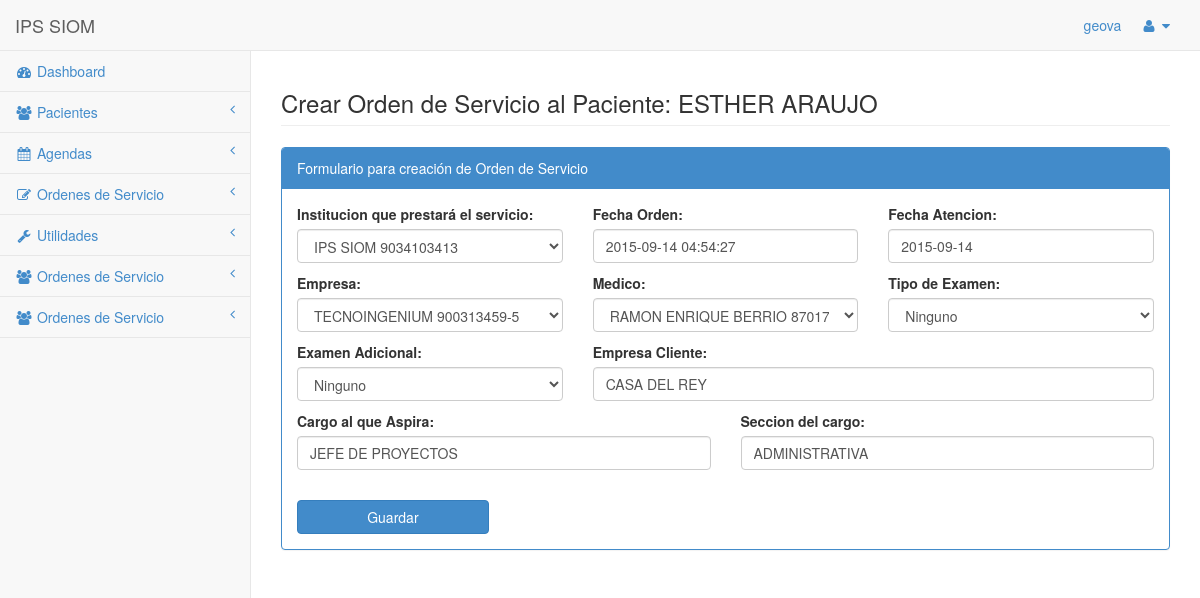
Page /edit/orden/1/ (signed in) on the committed database.
### mysite/apps/datos/models.py (models this page shows, shortened)
class paciente(models.Model):
	def url(self,filename):
		ruta = "MultimediaData/Pacientes/%s/%s"%(self.cedula,str(filename))
		return ruta
	opcionesGenero = (
		('M', 'Masculino'),
 		('F', 'Femenino'),
    )
	opcionesEstadoCivil = (
		('C', 'Casado'),
		('U', 'Union Libre'),
		('S', 'Soltero'),
		('V', 'Viudo'),
		('D', 'Divorciado'),
    )
	opciones = (
		('S', 'Si'),
 		('N', 'No'),
    )
	opciones2 = (
		('CC', 'Cédula Ciudadanía'),
		('CE', 'Cédula de Extranjería'),
		('PA', 'Pasaporte'),
		('RC', 'Registro Civil'),
 		('TI', 'Tarjeta de Identidad'),
 		('AS', 'Adulto sin Identificar'),
 		('MS', 'Menor sin Identificar'),
 		('UN', 'Numero Unico de Identificación'),
    )
	opciones3 = (
		('1', 'Años'),
 		('2', 'Meses'),
 		('3', 'Días'),
    )
	opciones4 = (
		('1', 'Contributivo'),
 		('2', 'Subsidiado'),
 		('3', 'Vinculado'),
 		('4', 'Particular'),
 		('5', 'Otro'),
    )
	opciones5 = (
		('C', 'Cotizante'),
 		('B', 'Beneficiario'),
 		('A', 'Adicional'),
 		('N', 'Ninguno'),
    )
	opciones6 = (
		('U', 'Urbano'),
 		('R', 'Rural'),
    )
	opciones7 = (
		('P', 'Primaria'),
 		('S', 'Secundaria'),
 		('T', 'Tecnico'),
 		('R', 'Tecnologo'),
 		('U', 'Universitaria'),
    )
	pnombre		= models.CharField(max_length=30,verbose_name=u'Primer Nombre')
	snombre		= models.CharField(max_length=30,verbose_name=u'Segundo Nombre',null=True,blank=True)
	papellido	= models.CharField(max_length=30,verbose_name=u'Primer Apellido')
	sapellido	= models.CharField(max_length=30,verbose_name=u'Segundo Apellido')
	genero      = models.CharField(max_length=1, choices=opcionesGenero, verbose_name=u'Genero')
	nacioen 	= models.ForeignKey(departamentos,related_name='pacientes_departamento_nacimiento',verbose_name=u'Nacio en')
	fecha_nacimiento = models.DateField(verbose_name="Fecha de Nacimiento")
	unidad      = models.CharField(max_length=1, choices=opciones3, default='A',verbose_name=u'Unidad Edad')
	edad        = models.CharField(max_length=2)
	documento   = models.CharField(max_length=2, choices=opciones2, verbose_name=u'Documento')
	cedula      = models.CharField(max_length=20,unique=True)
	estadoCivil = models.CharField(max_length=1, choices=opcionesEstadoCivil, verbose_name="Estado Civil")
	tipo	    = models.CharField(max_length=1, choices=opciones4, default='4',verbose_name=u'Tipo Usuario')
	afiliado    = models.CharField(max_length=1, choices=opciones5, default='N', verbose_name=u'Tipo Afiliado')
	zona   		= models.CharField(max_length=1, choices=opciones6, default='U',verbose_name=u'Zona Residencia')
	escolaridad	= models.CharField(max_length=1, choices=opciones7, default='U',verbose_name=u'Escalonaridad')
	ciudad      = models.ForeignKey(departamentos,related_name='pacientes_departamento_ciudad',verbose_name=u'Ciudad')
	profesion 	= models.ForeignKey(profesiones,verbose_name=u'Profesion')
	direccion   = models.CharField(max_length=100)
	barrio		= models.CharField(max_length=80)
	Estrato		= models.CharField(max_length=1)
	telefono     = models.CharField(max_length=20)
	celular     = models.CharField(max_length=20, null=True, blank=True)
	status		= models.BooleanField(default=True)
	email		= models.EmailField(max_length=30,null=True, blank=True)
	usuario		= models.ForeignKey(User)
	procede = models.ForeignKey(empresas,related_name='paciente_empresa',verbose_name=u'Procede de')
	visita = models.DateField(verbose_name="Ultima Visita",default=datetime.date.today)
	foto 		= models.ImageField(upload_to=url,null=True,blank=True)
	firma 		= models.ImageField(upload_to=url,null=True,blank=True)
	institucion =   models.ForeignKey(instituciones,related_name='paciente_institucion',verbose_name=u'Institucion que lo atendio')

### mysite/apps/historias/models.py (models this page shows, shortened)
class orden(models.Model):
	opciones = (
		('P', 'Pendiente'),
		('R', 'Realizada'),
    )
	opciones2 = (
		('S', 'Servicio'),
		('L', 'Laboratorio'),
    )
	opExamen = (
		('1', 'Ingreso'),
		('2', 'Periodico'),
		('3', 'Egreso'),
		('4', 'Otros'),
		('5', 'Ninguno'),
    )
	opExamen2 = (
		('1', 'Examen de Altura'),
		('2', 'Post Incapacidad'),
		('3', 'Ninguno'),
		('4', 'Manipulacion de Alimentos'),
    )
	paciente	= models.ForeignKey(paciente,related_name='orden_paciente')
	empresa = models.ForeignKey(empresas,related_name='orden_empresa',verbose_name=u'Empresa que ordena')
	fecha	= models.DateTimeField(verbose_name="Fecha Orden",default=datetime.datetime.now)
	fecha_atencion	= models.DateField(verbose_name="Fecha Atencion",default=datetime.date.today)
	medico = models.ForeignKey(medico,related_name='orden_medico')
	institucion = models.ForeignKey(instituciones,related_name='ordeninstitucion_empresa',verbose_name=u'Institucion a la que Pertenece')
	status	= models.CharField(max_length=1, choices=opciones, default='P', verbose_name='Estado')
	generadapor = models.ForeignKey(User,null=True, blank=True)
	examen = models.CharField(max_length=2, choices=opExamen, default='5',verbose_name=u'Examen de')
	examen_adicional = models.CharField(max_length=2, choices=opExamen2, default='3',verbose_name=u'Examen Adicional')
	empresa_cliente = models.CharField(max_length=200, verbose_name='Empresa Cliente')
	cargo   = models.CharField(max_length=100)
	seccion = models.CharField(max_length=100)
	anulada = models.BooleanField(default=False)
	razon_anulacion = models.TextField(max_length=100, null=True, blank=True)

### mysite/apps/historias/views.py (the view)
# urls.py: url(r'^edit/orden/(?P<id_prod>.*)/$','edit_orden_view',name= "vista_edit_orden"),
@login_required(login_url=URL_LOGIN)
def edit_orden_view(request,id_prod):
	getorden = orden.objects.get(pk=id_prod)
	temp = getorden.paciente
	if request.method == "POST":
		form = addOrdenSiomForm(request.POST,instance=getorden)
		if form.is_valid():
			form.save() # Guardamos la informacion
			return HttpResponseRedirect('/add/servicios/%s/%s/' % (temp.id,id_prod))
	else:
		form = addOrdenSiomForm(instance=getorden)
	ctx = {'form':form,'temp':temp}
	return render_to_response('home/addordenSiom.html',ctx,context_instance=RequestContext(request))

### mysite/apps/historias/forms.py
class addOrdenSiomForm(forms.ModelForm):
	class Meta:
		model   = orden
		exclude = {'paciente','status','generadapor',}
	def __init__(self, *args, **kwargs):
		super(addOrdenSiomForm, self).__init__(*args, **kwargs)
		self.fields['empresa'].widget.attrs.update({'class' : 'form-control'})
		self.fields['medico'].widget.attrs.update({'class' : 'form-control'})
		self.fields['institucion'].widget.attrs.update({'class' : 'form-control'})
		self.fields['fecha'].widget.attrs.update({'class' : 'form-control'})
		self.fields['fecha_atencion'].widget.attrs.update({'class' : 'form-control'})
		self.fields['examen'].widget.attrs.update({'class' : 'form-control'})
		self.fields['examen_adicional'].widget.attrs.update({'class' : 'form-control'})
		self.fields['empresa_cliente'].widget.attrs.update({'class' : 'form-control'})
		self.fields['cargo'].widget.attrs.update({'class' : 'form-control'})
		self.fields['seccion'].widget.attrs.update({'class' : 'form-control'})

### mysite/apps/datos/models.py (called while the page is built)
	def __unicode__(self):
		nombreCompleto = "%s %s   %s"%(self.nombre,self.papellido,self.cedula)
		return nombreCompleto

### mysite/apps/organizaciones/models.py (called while the page is built)
	def __unicode__(self):
		return "%s   %s"%(self.razon,self.nit)

	def __unicode__(self):
		return "%s   %s"%(self.razon,self.numero)

### mysite/templates/home/addordenSiom.html (shortened to what this page needs)
{% extends 'home/base.html' %}
{% block content %}
<div class="row">
	<div class="col-lg-12">
	    <h3 class="page-header">Crear Orden de Servicio al Paciente: {{ temp.pnombre }} {{ temp.papellido }}</h3>
	</div>
</div>
<div class="row">
  <div class="col-lg-12">
  </div>
</div>
<div class="row">
  <div class="col-lg-12">
		<div class="panel panel-primary">
		    <div class="panel-heading">
		        Formulario para creación de Orden de Servicio
		    </div>
		    <div class="panel-body">
		    	<form action="." method="POST">
					<div class="row">
						<div class="col-lg-4"><p><label for="id_institucion">Institucion que prestará el servicio:</label> {{form.institucion}}</p></div>
						<div class="col-lg-4"><p><label for="id_fecha">Fecha Orden:</label> {{form.fecha}}</p></div>
                        <div class="col-lg-4"><p><label for="id_fecha_atencion">Fecha Atencion:</label> {{form.fecha_atencion}}</p></div>
		            </div>
					<div class="row">
						<div class="col-lg-4"><p><label for="id_empresa">Empresa:</label> {{form.empresa}}</p></div>
                        <div class="col-lg-4"><p><label for="id_medico">Medico:</label> {{form.medico}}</p></div>
                        <div class="col-lg-4"><p><label for="id_examen">Tipo de Examen:</label> {{form.examen}}</p></div>
		            </div>
                    <div class="row">
                        <div class="col-lg-4"><p><label for="id_examen_adicional">Examen Adicional:</label> {{form.examen_adicional}}</p></div>
                        <div class="col-lg-8"><p><label for="id_empresa_cliente">Empresa Cliente:</label> {{form.empresa_cliente}}</p></div>
                    </div>
                    <div class="row">
                        <div class="col-lg-6"><p><label for="id_cargo">Cargo al que Aspira:</label> {{form.cargo}}</p></div>
                        <div class="col-lg-6"><p><label for="id_seccion">Seccion del cargo:</label> {{form.seccion}}</p></div>
                    </div>
	                <br>
                    <div class="row">
                        <div class="col-lg-3">
                            <button type="submit" class="btn btn-primary btn-block">Guardar</button>
                        </div>
                    </div>
				</form>
		    </div>
		</div>
	</div>
</div>
{% endblock %}

### mysite/templates/home/base.html (shortened to what this page needs)
<!DOCTYPE html>
<html>
<head>
    <link href="/static/css/bootstrap.min.css" rel="stylesheet">
    <link href="/static/font-awesome/css/font-awesome.css" rel="stylesheet">
    <link href="/static/css/redmond/jquery-ui-1.10.4.custom.css" rel="stylesheet">
    <link href="/static/css/geova.css" rel="stylesheet">
    <link href='/static/css/fullcalendar.css' rel='stylesheet' />
    <link href='/static/css/fullcalendar.print.css' rel='stylesheet' media='print' />
    <link href="/static/css/plugins/dataTables/dataTables.bootstrap.css" rel="stylesheet">
    <link href="/static/css/plugins/dataTables/dataTables.tableTools.css" rel="stylesheet">
    <link href="/static/css/select2.css" rel="stylesheet">
    <link href="/static/css/select2-bootstrap.css" rel="stylesheet">
    <link href="/static/css/sb-admin.css" rel="stylesheet">
</head>
<body>
    <div id="wrapper">
        <nav class="navbar navbar-default navbar-fixed-top" role="navigation" style="margin-bottom: 0">
            <div class="navbar-header">
                <a class="navbar-brand" href="/">IPS SIOM</a>
            </div>
            <ul class="nav navbar-top-links navbar-right">
                <a href="#">{{user}}</a>
                <li class="dropdown">
                    <a class="dropdown-toggle" data-toggle="dropdown" href="#">
                        <i class="fa fa-user fa-fw"></i>  <i class="fa fa-caret-down"></i>
                    </a>
                </li>
            </ul>
            <div class="navbar-default navbar-static-side" role="navigation">
                <div class="sidebar-collapse">
                    <ul class="nav" id="side-menu">
                        {% if perms.home.es_administrador or perms.home.es_coordinador_plataforma or perms.home.es_coordinador_endoscopia or perms.home.es_auxiliar_plataforma or perms.home.es_auxiliar_endoscopia %}
                        <li>
                            <a href="/"><i class="fa fa-dashboard fa-fw"></i> Dashboard</a>
                        </li>
                        <li>
                            <a href="#"><i class="fa fa-users fa-fw"></i> Pacientes<span class="fa arrow"></span></a>
                        </li>
                        {% endif %}
                        {% if perms.home.es_administrador or perms.home.es_coordinador_plataforma or perms.home.es_coordinador_endoscopia or perms.home.es_auxiliar_plataforma or perms.home.es_auxiliar_endoscopia or perms.home.es_doctor %}
                        <li>
                            <a href="#"><i class="fa fa-calendar fa-fw"></i> Agendas<span class="fa arrow"></span></a>
                        </li>
                        {% endif %}
                        {% if perms.home.es_administrador or perms.home.es_coordinador_plataforma or perms.home.es_coordinador_endoscopia or perms.home.es_auxiliar_plataforma or perms.home.es_auxiliar_endoscopia %}
                        <li>
                            <a href="#"><i class="fa fa-edit fa-fw"></i> Ordenes de Servicio<span class="fa arrow"></span></a>
                        </li>
                        {% endif %}
                        {% if user.is_staff or perms.home.es_administrador %}
                        <li>
                            <a href="#"><i class="fa fa-wrench fa-fw"></i> Utilidades<span class="fa arrow"></span></a>
                        </li>
                        {% endif %}
                        {% if perms.home.es_coordinador_general %}
                            <li>
                                <a href="#"><i class="fa fa-users fa-fw"></i> Ordenes de Servicio<span class="fa arrow"></span></a>
                            </li>
                        {% endif %}
                        {% if perms.home.es_auxiliar_contabilidad %}
                            <li>
                                <a href="#"><i class="fa fa-users fa-fw"></i> Ordenes de Servicio<span class="fa arrow"></span></a>
                            </li>
                        {% endif %}
                    </ul>
                </div>
            </div>
        </nav>
        <div id="page-wrapper">
            {% block content %}
            {% endblock %}
        </div>
    </div>
</body>
</html>

### mysite/static/static/css/sb-admin.css (style rules this page uses)
body { background-color: #f8f8f8; padding-top: 100px; }
@media (min-width:768px) { body { padding-top: 50px; } }
#wrapper { width: 100%; }
#page-wrapper { padding: 0 15px; min-height: 568px; background-color: #fff; }
@media (min-width:768px) { #page-wrapper { position: inherit; margin: 0 0 0 250px; padding: 0 30px; min-height: 1300px; border-left: 1px solid #e7e7e7; } }
.navbar-static-side ul li { border-bottom: 1px solid #e7e7e7; }
.navbar-top-links li { display: inline-block; }
.navbar-top-links li:last-child { margin-right: 15px; }
.navbar-top-links li a { padding: 15px; min-height: 50px; }
.arrow { float: right; }
.fa.arrow:before { content: "\f104"; }
@media (min-width:768px) { .navbar-static-side { z-index: 1; position: absolute; width: 250px; margin-top: 51px; } }

### rows in the picture
paciente: pnombre "ESTHER", papellido "ARAUJO"
orden: institucion "IPS SIOM 9034103413", fecha "2015-09-14 04:54:27", fecha_atencion "2015-09-14", empresa "TECNOINGENIUM 900313459-5", medico "RAMON ENRIQUE BERRIO 8701712", examen "Ninguno", examen_adicional "Ninguno", empresa_cliente "CASA DEL REY", cargo "JEFE DE PROYECTOS", seccion "ADMINISTRATIVA"

### other values in the picture
{{ user }} "geova"
